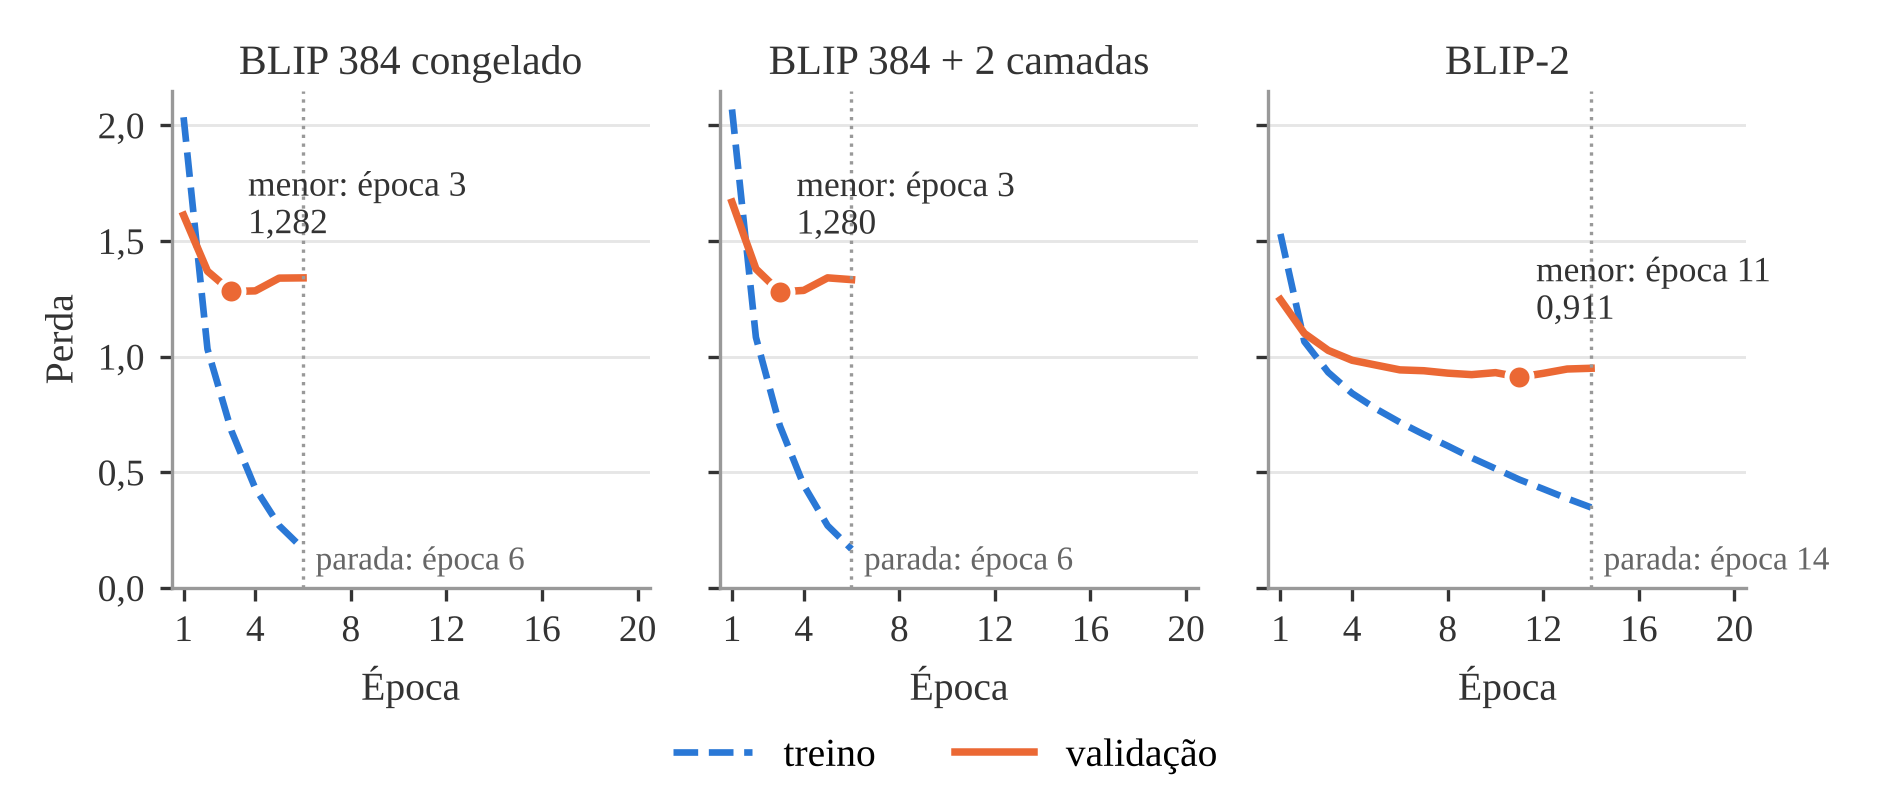

Generate this figure with Python:
"""Figura 3.2: perdas por época na rodada com três conjuntos, com parada antecipada.
Rode a partir da raiz do repositório: python docs/monografia/figura-perdas-3conjuntos.py"""
import json, os
import matplotlib
matplotlib.use('Agg')
import matplotlib.pyplot as plt
plt.rcParams['font.family'] = 'Liberation Serif'
U = 'docs/monografia/historico_3conjuntos/'
runs = [('blip_384_congelado.json', 'BLIP 384 congelado'),
        ('blip_384_2camadas.json', 'BLIP 384 + 2 camadas'),
        ('blip_576_congelado.json', 'BLIP 576 congelado'),
        ('blip_576_2camadas.json', 'BLIP 576 + 2 camadas'),
        ('blip2_opt27b.json', 'BLIP-2')]
runs = [r for r in runs if os.path.exists(U + r[0])]
TR, VA = '#2a78d6', '#eb6834'; INK = '#333333'; GRID = '#e6e6e6'
n = len(runs); cols = 3 if n > 4 else (2 if n == 4 else n); rows = (n + cols - 1) // cols
fig, axs = plt.subplots(rows, cols, figsize=(6.3, 2.35 * rows + 0.35), sharex=True, sharey=True, squeeze=False)
for ax, (f, title) in zip(axs.flat, runs):
    ep = json.load(open(U + f))['epochs']
    x = [e['epoch'] for e in ep]; tr = [e['train_loss'] for e in ep]; va = [e['val_loss'] for e in ep]
    ax.plot(x, tr, color=TR, lw=1.6, ls='--', label='treino')
    ax.plot(x, va, color=VA, lw=1.8, label='validação')
    b = min(range(len(va)), key=va.__getitem__)
    ax.plot(x[b], va[b], 'o', ms=6, color=VA, mec='white', mew=1.2, zorder=5)
    ax.annotate(f'menor: época {x[b]}\n{va[b]:.3f}'.replace('.', ','), (x[b], va[b]), xytext=(4, 14),
                textcoords='offset points', ha='left', fontsize=8.5, color=INK)
    ax.axvline(x[-1], color='#999999', lw=0.8, ls=':')
    ax.annotate(f'parada: época {x[-1]}', (x[-1], 0.08), xytext=(3, 0), textcoords='offset points',
                ha='left', fontsize=8, color='#666666')
    ax.set_title(title, fontsize=10, color=INK, pad=4)
    ax.set_xlim(0.5, 20.5); ax.set_ylim(0, 2.15); ax.set_xticks([1, 4, 8, 12, 16, 20])
    ax.grid(axis='y', color=GRID, lw=0.7); ax.set_axisbelow(True)
    for s in ('top', 'right'): ax.spines[s].set_visible(False)
    for s in ('left', 'bottom'): ax.spines[s].set_color('#999999')
    ax.tick_params(colors=INK, labelsize=9, length=3, labelbottom=True)
    ax.yaxis.set_major_formatter(matplotlib.ticker.FuncFormatter(lambda v, _: f'{v:.1f}'.replace('.', ',')))
    ax.set_xlabel('Época', fontsize=9.5, color=INK)
for ax in axs[:, 0]: ax.set_ylabel('Perda', fontsize=9.5, color=INK)
for ax in list(axs.flat)[n:]: ax.axis('off')
h, l = axs[0, 0].get_legend_handles_labels()
fig.legend(h, l, loc='lower center', ncol=2, frameon=False, fontsize=9.5, bbox_to_anchor=(0.5, 0.0))
fig.tight_layout(rect=(0, 0.07, 1, 1), h_pad=1.2, w_pad=1.2)
fig.savefig('docs/monografia/figura-perdas-3conjuntos.png', dpi=300)
